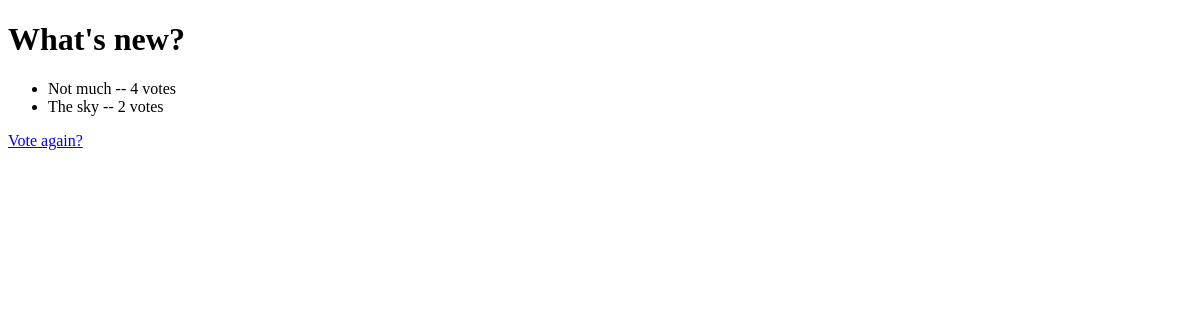
/polls/1/results/, run on an earlier commit of the app's database.
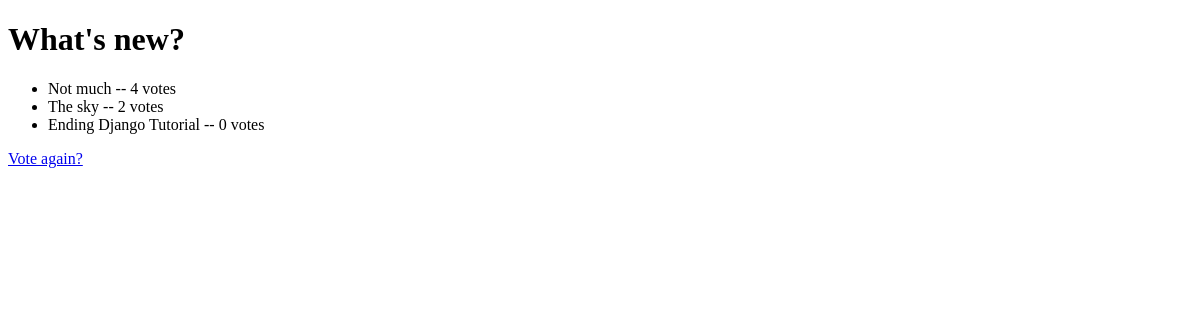
And on a later commit of the database.
### polls/models.py (models this page shows, shortened)
class Question(models.Model):
    question_text = models.CharField(max_length=200)
    pub_date = models.DateTimeField('data published')

class Choice(models.Model):
    question = models.ForeignKey(Question, on_delete=models.CASCADE)
    choice_text = models.CharField(max_length=200)
    votes = models.IntegerField(default=0)

### polls/views.py (the view)
# urls.py: path('<int:pk>/results/', views.ResultsView.as_view(), name='results'),
class ResultsView(generic.DetailView):
    model = Question
    template_name = 'polls/results.html'

### polls/templates/polls/results.html (shortened to what this page needs)
<!DOCTYPE html>
<html lang="en">
<head>
</head>
<body>
    <h1>{{ question.question_text }}</h1>
    <ul>
    {% for choice in question.choice_set.all %}
        <li>{{ choice.choice_text }} -- {{ choice.votes }} vote{{ choice.votes|pluralize }}</li>
    {% endfor %}
    </ul>
    <a href="{% url 'polls:detail' question.id %}">Vote again?</a>
</body>
</html>

What changed in the data, as far as the page shows it:
added Choice: choice_text "Ending Django Tutorial", votes "0"
